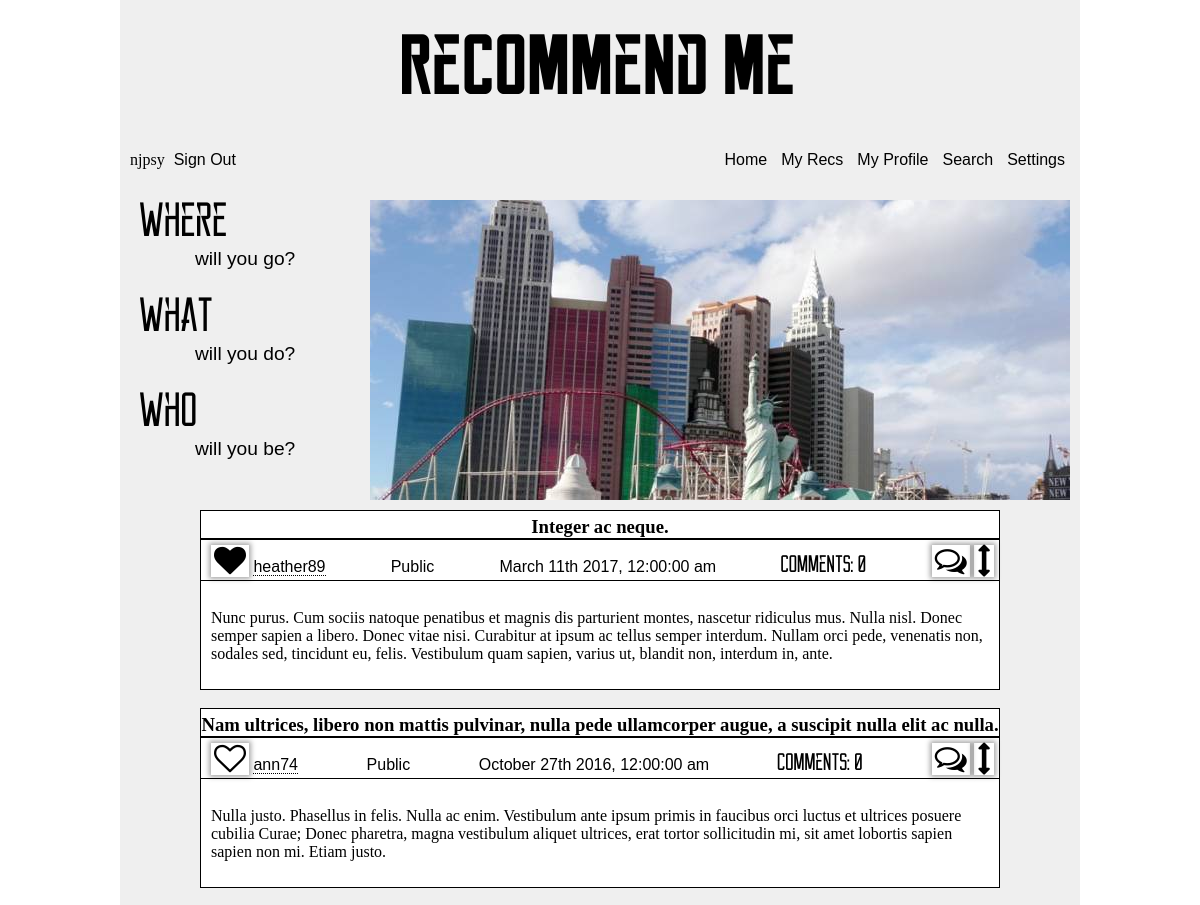
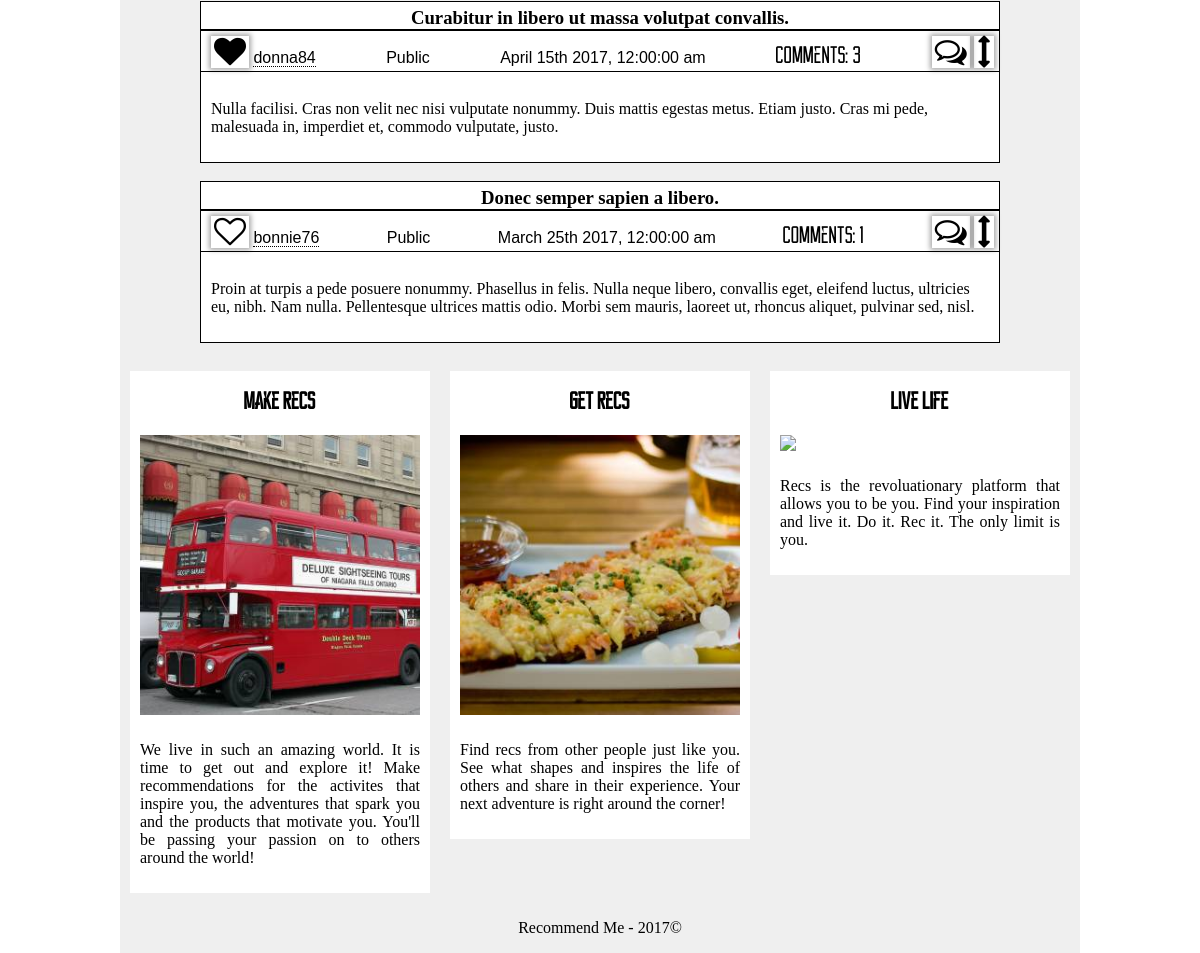
The app's page / (signed in) with its own data (2 pictures, top to bottom).
### app/models.py (models this page shows, shortened)
class User(UserMixin, db.Model):
    __tablename__ = 'user'
    id = db.Column(db.INTEGER, primary_key=True)
    username = db.Column(db.String, unique=True, index=True)
    email = db.Column(db.String, unique=True, index=True)
    about_me = db.Column(db.TEXT)
    api = db.Column(db.String())
    confirmed = db.Column(db.BOOLEAN, default=False)
    display = db.Column(db.INTEGER, default=10)
    invalid_logins = db.Column(db.INTEGER, default=0)
    last_login = db.Column(db.DATETIME, default=datetime.utcnow)
    member_since = db.Column(db.DATETIME, default=datetime.utcnow)
    password_hash = db.Column(db.String(128))
    role_id = db.Column(db.INTEGER, db.ForeignKey('role.id'))
    updates = db.Column(db.BOOLEAN, default=True)
    role = db.relationship('Role', backref=backref('user', lazy='dynamic'))
    @property
    def password(self):
        raise AttributeError('password is hashed')
    def is_administrator(self):
        return self.role_id == 1

class Recommendation(db.Model):
    __tablename__ = 'recommendation'
    id = db.Column(db.INTEGER, primary_key=True)
    made_private = db.Column(db.BOOLEAN, default=False)
    new_comment = db.Column(db.BOOLEAN, default=False)
    text = db.Column(db.TEXT)
    timestamp = db.Column(db.DATETIME, index=True, default=datetime.utcnow)
    title = db.Column(db.String(64))
    user_id = db.Column(db.INTEGER, db.ForeignKey('user.id'))
    verification = db.Column(db.INTEGER)
    user = db.relationship('User', backref=backref('recommendation', lazy='dynamic'))
    def prepare_comments(self):
        prep_query = self.comment\
            .filter(Comment.verification > 0)\
            .order_by(desc(Comment.timestamp))
        d_c = prep_query\
            .paginate(1, per_page=5, error_out=False)
        count = prep_query.count()
        return (d_c, count)

### app/main/views.py (the view)
@main.route('/')
def index():
    if current_user.is_administrator():
        return redirect(url_for('admin.admin_splash'))
    if current_user.is_authenticated:
        my_list = [max(x.title.split(), key=len) for x in current_user.recommendation\
            .order_by(desc(Recommendation.timestamp))\
            .limit(10)]
        display_recs = db.session.query(Recommendation, Relationship)\
            .outerjoin(Relationship, and_(
                Relationship.following == Recommendation.user_id,
                Relationship.follower == current_user.id)
            )\
            .filter(Recommendation.verification>0, Recommendation.user_id!=current_user.id)\
            .filter(or_(*[Recommendation.title.contains(list_ele) for list_ele in my_list]))\
            .order_by(desc(Recommendation.timestamp))\
            .limit(100)\
            .from_self()\
            .order_by(func.random())\
            .limit(5)\
            .from_self()\
            .paginate(1, per_page=5, error_out=False)
    else:
        display_recs = None
    return render_template('main/index.html', display = display_recs)

### app/auth/views.py (called while the page is built)
@auth.before_app_request
def before_request():
    if current_user.is_authenticated and not current_user.confirmed \
        and request.endpoint[:5] != 'auth.' and request.endpoint != 'static':
        return redirect(url_for('auth.unconfirmed'))

### app/models.py (called while the page is built)
@login_manager.user_loader
def load_user(user_id):
    return User.query.get(int(user_id))

### manage.py (called while the page is built)
@app.url_defaults
def hashed_static_file(endpoint, values):
    if 'static' == endpoint or endpoint.endswith('.static'):
        filename = values.get('filename')
        if filename:
            blueprint = request.blueprint
            if '.' in endpoint:  # blueprint
                blueprint = endpoint.rsplit('.', 1)[0]
            static_folder = app.static_folder
            if blueprint and app.blueprints[blueprint].static_folder:
                static_folder = app.blueprints[blueprint].static_folder
            fp = os.path.join(static_folder, filename)
            if os.path.exists(fp):
                values['_'] = int(os.stat(fp).st_mtime)

### app/templates/main/index.html (shortened to what this page needs)
<!DOCTYPE html>
{% extends 'abstract/three-column.html' %}
{% block head %}
  {{super()}}
  <link href="{{url_for('static', filename='css/speciality/photo-slider.css')}}" type='text/css' rel='stylesheet'/>
  <link href="{{url_for('static', filename='css/main/index.css')}}" type='text/css' rel='stylesheet'/>
{% endblock %}
{% block maincontent %}
  <div class='w220'>
    <div class='first'>Where</div>
    <div class='second'>will you go?</div>
    <div class='first'>What</div>
    <div class='second'>will you do?</div>
    <div class='first'>Who</div>
    <div class='second'>will you be?</div>
  </div>
  <div class='w700 slider'>
    <div class='slide-viewer'>
      <div class='slide-group'>
        <div class='slide slide-1'>
          <img src="{{url_for('static', filename='images/speciality/one.jpeg')}}"/>
        </div>
      </div>
    </div>
  </div>
  <br/>
  <br/>
  {{rec_macro.initialize_recs(display, moment, current_user)}}
{% endblock %}
{% block c1 %}
  <h2 class='reckoner'>Make Recs</h2>
  <img src="{{url_for('static', filename='images/main/make-recs.jpg')}}" class='align-center medium'/>
  <p>
    We live in such an amazing world. It is time to get out and explore it!
    Make recommendations for the activites that inspire you, the adventures that
    spark you and the products that motivate you. You'll be passing your passion
    on to others around the world!
  </p>
{% endblock %}
{% block c2 %}
  <h2 class='reckoner'>Get Recs</h2>
  <img src="{{url_for('static', filename='images/main/get-recs.jpg')}}" class='align-center medium'/>
  <p>
    Find recs from other people just like you. See what shapes and inspires the
    life of others and share in their experience. Your next adventure is right
    around the corner!
  </p>
{% endblock %}
{% block c3 %}
  <h2 class='reckoner'>Live Life</h2>
  <img src="{{url_for('static', filename='images/main/live-life.jpg')}}" class='align-center medium'/>
  <p>
    Recs is the revoluationary platform that allows you to be you. Find your
    inspiration and live it. Do it. Rec it. The only limit is you.
  </p>
{% endblock %}

### app/templates/abstract/base.html (shortened to what this page needs)
<!DOCTYPE html>
<html lang='en'>
  {% import 'macros/comment-macro.html' as comment_macro %}
  {% import 'macros/flash-macro.html' as flash_macro %}
  {% import 'macros/relationship-macro.html' as relationship_macro %}
  {% import 'macros/rec-macro.html' as rec_macro %}
  {% if current_user.is_moderator %}
    {% import 'macros/moderator/mod-comment-macro.html' as mod_comment_macro %}
    {% import 'macros/moderator/mod-rec-macro.html' as mod_rec_macro %}
  {% endif %}
  <head>
    {% block head %}
      <link href="{{url_for('static', filename='css/abstract/base.css')}}" type='text/css' rel='stylesheet'/>
      <link href="{{url_for('static', filename='css/macros/flash.css')}}" type='text/css' rel='stylesheet'/>
      <link href="{{url_for('static', filename='css/abstract/rec-comment.css')}}" type='text/css', rel='stylesheet'/>
      <link href="{{url_for('static', filename='css/abstract/form.css')}}" type='text/css', rel='stylesheet'/>
      <link href="{{url_for('static', filename='css/speciality/font-awesome.min.css')}}" type='text/css', rel='stylesheet'/>
    {% endblock %}
  </head>
  <body>
    <header>
      {% block header %}
        <hgroup>
          <h1>Recommend Me</h1>
        </hgroup>
        <nav>
          <ul class='sign-in'>
            {% if current_user.is_authenticated %}
              <p>{{current_user.username}}</p>
              <a href="{{url_for('auth.logout')}}">Sign Out</a>
            {% else %}
              <a href="{{url_for('auth.login')}}">Sign In</a>
              <a href="{{url_for('auth.subscribe')}}">Register</a>
            {% endif %}
          </ul>
          <ul class='nav-bar'>
            <li><a href="{{url_for('main.index')}}">Home</a></li>
            <li><a href="{{url_for('personal.post')}}">My Recs</a></li>
            <div class='submenu-container'>
              <li class='submenu-header'><a href="{{url_for('personal.profile')}}">My Profile</a></li>
            </div>
            <div class='submenu-container'>
              <li class='submenu-header'><a href="{{url_for('main.search')}}">Search</a></li>
            </div>
            <div class='submenu-container'>
              <li class='submenu-header'><a href="{{url_for('personal.update', next=request.url)}}">Settings</a></li>
            </div>
          </ul>
        </nav>
      {% endblock %}
    </header>
    <div id='content'>
      {% block content %}
      {% endblock %}
    </div>
    <footer>
      {% block footer %}
        <p>Recommend Me - 2017&#169</p>
      {% endblock %}
    </footer>
  </body>
</html

### app/templates/macros/rec-macro.html (shortened to what this page needs)
{% import 'macros/comment-macro.html' as comment_macro %}
{% macro render_rec(rec2, count, moment, current_user, attributes=True, link=request.url) %}
  <div class='single-post'>
    {% set rec, follow = rec2 %}
    <a href="{{url_for('main.highlight', id=rec.id)}}">
      <h3 class='rec-title'>{{rec.title}}</h3>
    </a>
    <div class='post-header'>
      <ul class='post-header-list'>
        <li>
          {% if current_user.is_authenticated and current_user != rec.user %}
            {% if follow %}
              <i id='{{rec.user_id}}' class="follow-button font-link fa fa-heart fa-2x"></i>
            {% else %}
              <i id='{{rec.user_id}}' class='follow-button font-link fa fa-heart-o fa-2x'></i>
            {% endif %}
          {% endif %}
          <a href="{{url_for('personal.profile', id=rec.user_id)}}">
            {{rec.user.username}}
          </a>
        </li>
        <li>
          {% if rec.verification != 0 %}
            Public
          {% else %}
            Private
          {% endif %}
        </li>
        <li>
          {{moment(rec.timestamp).format('MMMM Do YYYY, h:mm:ss a')}}
        </li>
        <li class='reckoner'>
          Comments: {{count}}
        </li>
        {% if attributes or rec.user_id==current_user.id %}
          <li>
            {% if attributes %}
              <i id='{{rec.id}}' class='{{link}} font-link toggle-comments fa fa-comments-o fa-2x'></i>
              <i class='font-link toggle-show fa fa-arrows-v fa-2x'></i>
            {% endif %}
          </li>
        {% endif %}
      </ul>
    </div>
    <p class='post-text'>
      {{rec.text}}
    </p>
  </div>
  <br/>
{% endmacro %}
{% macro initialize_recs(display, moment, current_user, attributes=True) %}
  <div class='list-recs'>
    {{ajax(display, moment, current_user, attributes)}}
  </div>
{% endmacro %}
{% macro ajax(display, moment, current_user, attributes=True, link=request.url) %}
  {% for rec in display.items %}
    {{single_rec(rec, moment, current_user, attributes, link, in_comments=True)}}
  {% endfor %}
{% endmacro %}
{% macro single_rec(rec, moment, current_user, attributes=True, link=request.url, in_comments=True) %}
  {% set comments, count = rec[0].prepare_comments() %}
  {{render_rec(rec, count, moment, current_user, attributes, link)}}
{% endmacro %}

### app/static/css/abstract/base.css (style rules this page uses)
body { font-family: Georgia, 'Times New Roman', serif; margin: 0px auto; width: 960px; }
header, #content, footer { background-color: #efefef; }
#content, footer { height: 100%; overflow: auto; }
header { padding: 10px 10px 15px 10px; }
footer { clear: both; text-align: center; }
a { border-bottom: 1px dotted black; color: inherit; text-decoration: none; }
hgroup { font-family: 'reckoner_bold', Impact, fantasy; font-size: 32pt; text-align: center; }
h1 { margin: 20px 0 20px 0; }
h2 { font-family: 'reckoner', Impact, fantasy; font-size: 24px; text-align: center; }
.sign-in>p { display: inline; }
.sign-in { float: left; padding-left: 0; }
nav { height: 40px; }
.nav-bar { float: right; position: relative; }
li { display: inline; font-family: sans-serif; }
nav a { border-bottom: none; color: inherit; font-family: sans-serif; padding: 5px; text-decoration: none; }
.submenu-container { display: inline-block; position: relative; }
.reckoner { font-family: 'reckoner', Impact, fantasy; font-size: 24px; }
.align-center { display: block; margin: 0px auto; }
.medium { width: 280px; }
.w220 { float: left; margin: 10px; width: 220px; }
.w700 { float: left; margin: 10px; width: 700px; }

### app/static/css/abstract/rec-comment.css (style rules this page uses)
.list-recs { margin: 0px auto; width: 800px; }
.single-post { background-color: white; border: 1px solid black; clear: both; }
.rec-title { border-bottom: 2px solid black; margin: 0 0 5px 0; padding-top: 5px; text-align: center; }
.post-header { border-bottom: 1px solid black; padding: 0 5px 0 5px; }
.post-header-list { height: 30px; margin: 5px 0 5px 0; padding-left: 5px; text-align: justify; }
.post-header-list:after { content: ''; display: inline-block; width: 100%; }
.post-header li { display: inline-block; }
.font-link { box-shadow: 0 0 5px 2px rgba(0,0,0,.35); cursor: pointer; padding: 0 3px 0 3px; }
.post-text { margin-top: 0px; padding: 10px; white-space: pre-line; }

### app/static/css/abstract/three-column.css (style rules this page uses)
.c1>p, .c2>p, .c3>p { padding:10px; text-align: justify; }

### app/static/css/speciality/photo-slider.css (style rules this page uses)
.slide-viewer { height: 300px; overflow: hidden; position: relative; width: 700px; }
.slide-group { height: 100%; position: relative; width: 100%; }
.slide { display: none; height: 100%; position: absolute; width: 100%; }
.slide:first-child { display: block; }

### app/static/css/main/index.css (style rules this page uses)
.first { font-family: 'reckoner'; font-size: 36pt; padding: 0 0 0 10px; }
.second { display:block; font-family: sans-serif; font-size: larger; padding: 0 0 25px 0; text-indent: 65px; }

### records on screen
User: username "njpsy"
Recommendation: title "Integer ac neque.", user.username "heather89", verification "Public", timestamp "March 11th 2017, 12:00:00 am", count "0", text "Nunc purus. Cum sociis natoque penatibus et magnis dis parturient montes, nascetur ridiculus mus. Nulla nisl. Donec semper sapien a libero. Donec vitae nisi. Curabitur at ipsum ac tellus semper interdum. Nullam orci pede, venenatis non, sodales sed, tincidunt eu, felis. Vestibulum quam sapien, varius ut, blandit non, interdum in, ante."
Recommendation: title "Nam ultrices, libero non mattis pulvinar, nulla pede ullamcorper augue, a suscipit nulla elit ac nulla.", user.username "ann74", verification "Public", timestamp "October 27th 2016, 12:00:00 am", count "0", text "Nulla justo. Phasellus in felis. Nulla ac enim. Vestibulum ante ipsum primis in faucibus orci luctus et ultrices posuere cubilia Curae; Donec pharetra, magna vestibulum aliquet ultrices, erat tortor sollicitudin mi, sit amet lobortis sapien sapien non mi. Etiam justo."
Recommendation: title "Curabitur in libero ut massa volutpat convallis.", user.username "donna84", verification "Public", timestamp "April 15th 2017, 12:00:00 am", count "3", text "Nulla facilisi. Cras non velit nec nisi vulputate nonummy. Duis mattis egestas metus. Etiam justo. Cras mi pede, malesuada in, imperdiet et, commodo vulputate, justo."
Recommendation: title "Donec semper sapien a libero.", user.username "bonnie76", shows "Public", timestamp "March 25th 2017, 12:00:00 am", verification "1", text "Proin at turpis a pede posuere nonummy. Phasellus in felis. Nulla neque libero, convallis eget, eleifend luctus, ultricies eu, nibh. Nam nulla. Pellentesque ultrices mattis odio. Morbi sem mauris, laoreet ut, rhoncus aliquet, pulvinar sed, nisl."
